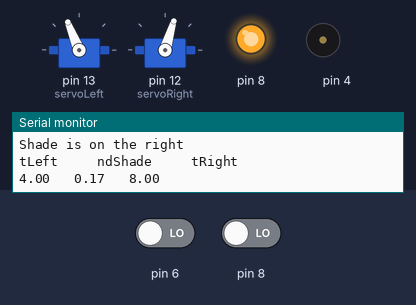
Recording of a sketch running on a simulated Arduino Uno, built with avr-gcc and run on an emulated ATmega328P. On the bench: 2 × servo, output pins drawn as LEDs (lit = HIGH), buzzer (waves = sounding), the last lines printed to the serial monitor. Inputs (shaded band) come from the test bench; at power-on: pin 6 LOW, pin 8 LOW.

Above: at 2.2 s.
2.3 s: pin 6 driven HIGH
At 4.2 s:
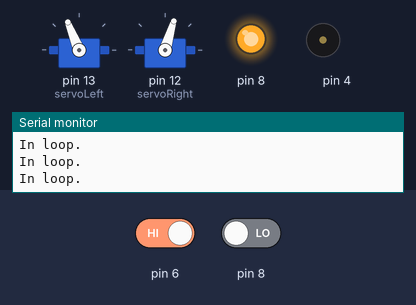
4.5 s: pin 6 driven LOW
At 6.0 s:
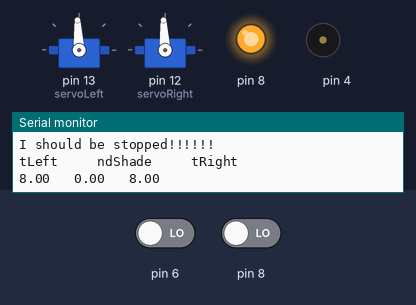
8.1 s: pin 8 driven HIGH
10.1 s: pin 8 driven LOW
At 10.5 s:
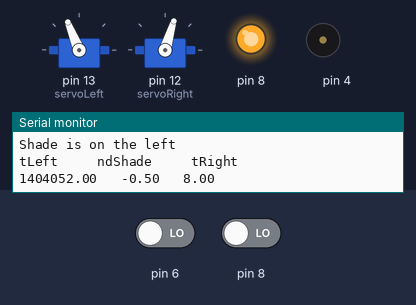
13.6 s: pin 6 driven HIGH and pin 8 driven HIGH
Timing chart, 0 to 16.6 s (numbered marks = the images above; inputs shaded):
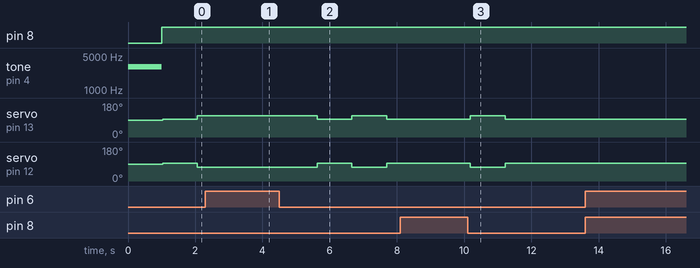

Measured:
- after the input at 2.3 s, servo on pin 13 (servoLeft): stays 112° (without the input it goes to 93° after 0.80 s); servo on pin 12 (servoRight): stays 73° (without the input it goes to 93° after 0.80 s)
- after the input at 4.5 s, servo on pin 13 (servoLeft): 112° → 93° after 1.1 s, → 112° 1.0 s later, → 93° 1.0 s later; servo on pin 12 (servoRight): 73° → 93° after 1.1 s, → 73° 1.0 s later, → 93° 1.0 s later
- after the input at 10.1 s, servo on pin 13 (servoLeft): 93° → 112° after 0.09 s, → 93° 1.0 s later; servo on pin 12 (servoRight): 93° → 73° after 0.09 s, → 93° 1.0 s later

The sketch:

Navigation_By_Light_Cockroach.ino
```cpp
#include <Servo.h>

Servo servoLeft;
Servo servoRight;

void setup()                                 // Built-in initialization block
{
  tone(4, 3000, 1000);                       // Play tone for 1 second
  delay(1000);                               // Delay to finish tone
  Serial.begin(9600);

  servoLeft.attach(13);                      // Attach left signal to pin 13
  servoRight.attach(12);                     // Attach right signal to pin 12}
}
void loop()                                  // Main loop auto-repeats
{
  Serial.println("\n\n\nSTARTED LOOP\n\n\n");
  float tLeft = float(rcTime(8));            // Get left light & make float
  float tRight = float(rcTime(6));           // Get right light & make float

  float ndShade;                             // Normalized differential shade
  ndShade = tRight / (tLeft+tRight) - 0.5;   // Calculate it and subtract 0.5

  int speedLeft, speedRight;                 // Declare speed variables

  if (ndShade <= -0.01)                         // Shade on left?
  {                                           // Slow down left wheel
    Serial.println("Shade is on the left\n");
    speedLeft = int(200.0 - (ndShade * 1000.0));
    speedLeft = constrain(speedLeft, -200, 200);
    speedRight = 200;                        // Full speed right wheel
  }
  else if (ndShade >= 0.01)                  // Shade on right?
  {                                          // Slow down right wheel
    Serial.println("Shade is on the right\n");
    speedRight = int(200.0 + (ndShade * 1000.0));
    speedRight = constrain(speedRight, -200, 200);
    speedLeft = 200;                         // Full speed left wheel
  }
  else //darkness. Stop.
  {
   Serial.println("I should be stopped!!!!!!\n");
   speedLeft = 0;
   speedRight = 0;
  }

  Serial.println("tLeft     ndShade     tRight");

  Serial.print(tLeft);
  Serial.print("   ");
  Serial.print(ndShade);
  Serial.print("   ");
  Serial.print(tRight);
  Serial.println(" ");

  maneuver(speedLeft, speedRight, 1000);       // Set wheel speeds
}

long rcTime(int pin)                         // rcTime measures decay at pin
{
  pinMode(pin, OUTPUT);                      // Charge capacitor
  digitalWrite(pin, HIGH);                   // ..by setting pin ouput-high
  delay(5);                                  // ..for 5 ms
  pinMode(pin, INPUT);                       // Set pin to input
  digitalWrite(pin, LOW);                    // ..with no pullup
  long time  = micros();                     // Mark the time
  while(digitalRead(pin))                    // Wait for voltage < threshold
  {
       Serial.println("In loop.");
  }
  time = micros() - time;                    // Calculate decay time
  return time;                               // Returns decay time
}

// maneuver function
void maneuver(int speedLeft, int speedRight, int msTime)
{
  servoLeft.writeMicroseconds(1500 + speedLeft);   // Set left servo speed
  servoRight.writeMicroseconds(1500 - speedRight); // Set right servo speed
  if(msTime==-1)                                   // if msTime = -1
  {
    servoLeft.detach();                            // Stop servo signals
    servoRight.detach();
  }
  delay(msTime);                                   // Delay for msTime
}
```
